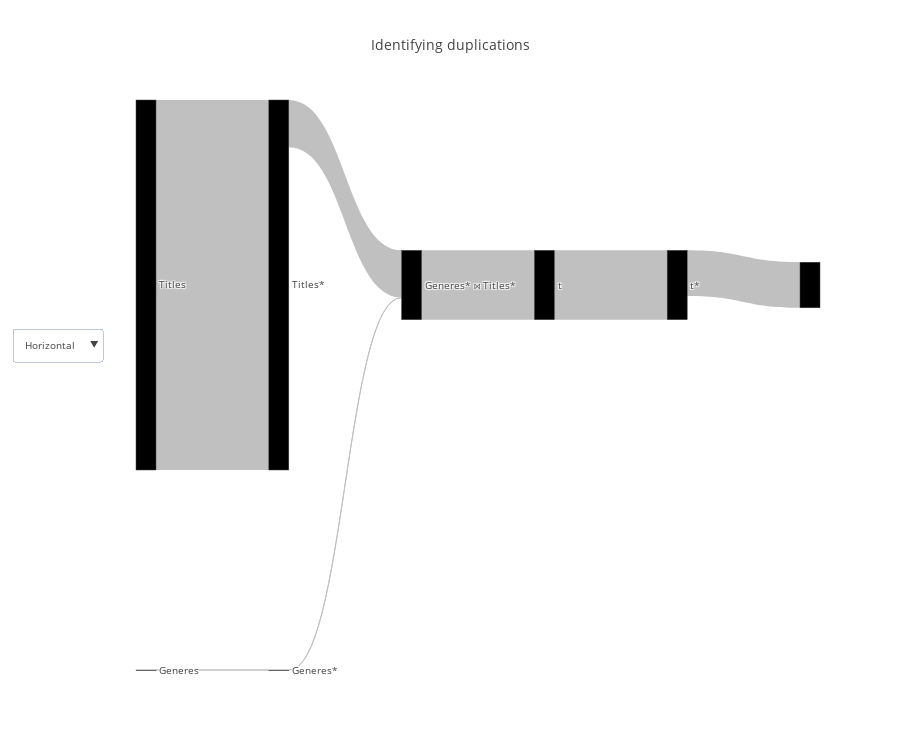

Notebook cell for this chart:
### Code cell
flow_df = query_renderer.get_flow_df(query, con_str)
query_renderer.vizualize(flow_df, title="Identifying duplications", metrics=["actual_rows"], open_=False)

### Figure 1 — Plotly figure (JSON) as saved in the notebook; plotly's stock layout.template omitted (floating-point values rounded to 4 significant figures)
{"data": [{"link": {"color": ["silver", "silver", "silver", "silver", "silver", "silver", "silver"], "label": ["", "Filter condition: generes.kid_safe", "", "Filter condition: (titles.premiered >= (date_part('year'::text, (CURRENT_DATE)::timestamp without time zone) - '2'::double precision))", "Join Filter ('Inner', '(\"position\"(titles.genres, generes.genere_name) > 0)')", "", "Filter condition: (t.row_num = 1)"], "source": [0, 1, 2, 3, 4, 5, 6], "target": [1, 4, 3, 4, 5, 6, 7], "value": [29, 27, 7137701, 911257, 1338247, 1338247, 878935]}, "node": {"color": [null, null, null, null, null, null, null], "label": ["Generes", "Generes*", "Titles", "Titles*", "Generes* ⋈ Titles*", "t", "t*"], "pad": 200}, "orientation": "h", "type": "sankey", "valueformat": ",", "valuesuffix": [" Rows", " Rows", " Rows", " Rows", " Rows", " Rows", " Rows"]}], "layout": {"font": {"size": 10}, "height": 750, "title": "Identifying duplications", "updatemenus": [{"buttons": [{"args": ["orientation", "h"], "label": "Horizontal", "method": "restyle"}, {"args": ["orientation", "v"], "label": "Vertical", "method": "restyle"}], "y": 0.6}]}}
